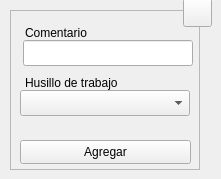
  <widget class="QWidget" name="centralwidget">
   <widget class="QFrame" name="frame">
    <property name="geometry">
     <rect>
      <x>10</x>
      <y>10</y>
      <width>190</width>
      <height>160</height>
     </rect>
    </property>
    <property name="sizePolicy">
     <sizepolicy hsizetype="Fixed" vsizetype="Fixed">
      <horstretch>0</horstretch>
      <verstretch>0</verstretch>
     </sizepolicy>
    </property>
    <property name="minimumSize">
     <size>
      <width>190</width>
      <height>160</height>
     </size>
    </property>
    <property name="maximumSize">
     <size>
      <width>190</width>
      <height>160</height>
     </size>
    </property>
    <property name="frameShape">
     <enum>QFrame::StyledPanel</enum>
    </property>
    <property name="frameShadow">
     <enum>QFrame::Raised</enum>
    </property>
    <widget class="QLineEdit" name="tbx_com">
     <property name="geometry">
      <rect>
       <x>13</x>
       <y>30</y>
       <width>170</width>
       <height>26</height>
      </rect>
     </property>
     <property name="minimumSize">
      <size>
       <width>170</width>
       <height>0</height>
      </size>
     </property>
     <property name="maximumSize">
      <size>
       <width>170</width>
       <height>16777215</height>
      </size>
     </property>
     <property name="toolTip">
      <string>Digite el texto del comentario</string>
     </property>
     <property name="statusTip">
      <string/>
     </property>
     <property name="alignment">
      <set>Qt::AlignCenter</set>
     </property>
     <property name="placeholderText">
      <string/>
     </property>
    </widget>
    <widget class="QLabel" name="lbl_com">
     <property name="enabled">
      <bool>true</bool>
     </property>
     <property name="geometry">
      <rect>
       <x>15</x>
       <y>10</y>
       <width>74</width>
       <height>26</height>
      </rect>
     </property>
     <property name="text">
      <string>Comentario</string>
     </property>
     <property name="buddy">
      <cstring>lbl_com</cstring>
     </property>
    </widget>
    <widget class="QLabel" name="lbl_sde">
     <property name="enabled">
      <bool>true</bool>
     </property>
     <property name="geometry">
      <rect>
       <x>15</x>
       <y>60</y>
       <width>104</width>
       <height>26</height>
      </rect>
     </property>
     <property name="text">
      <string>Husillo de trabajo</string>
     </property>
     <property name="buddy">
      <cstring>lbl_sde</cstring>
     </property>
    </widget>
    <widget class="QComboBox" name="cbx_sde">
     <property name="geometry">
      <rect>
       <x>10</x>
       <y>80</y>
       <width>170</width>
       <height>26</height>
      </rect>
     </property>
     <property name="minimumSize">
      <size>
       <width>170</width>
       <height>26</height>
      </size>
     </property>
     <property name="maximumSize">
      <size>
       <width>170</width>
       <height>16777215</height>
      </size>
     </property>
     <property name="toolTip">
      <string>Seleccione el husillo de trabajo a utilizar</string>
     </property>
    </widget>
    <widget class="QPushButton" name="btn_save">
     <property name="geometry">
      <rect>
       <x>10</x>
       <y>130</y>
       <width>171</width>
       <height>24</height>
      </rect>
     </property>
     <property name="sizePolicy">
      <sizepolicy hsizetype="Expanding" vsizetype="Expanding">
       <horstretch>0</horstretch>
       <verstretch>0</verstretch>
      </sizepolicy>
     </property>
     <property name="minimumSize">
      <size>
       <width>88</width>
       <height>0</height>
      </size>
     </property>
     <property name="toolTip">
      <string>Agregar los datos al programa CNC</string>
     </property>
     <property name="statusTip">
      <string/>
     </property>
     <property name="text">
      <string>Agregar</string>
     </property>
     <property name="shortcut">
      <string>Ctrl+S</string>
     </property>
     <property name="autoDefault">
      <bool>true</bool>
     </property>
    </widget>
    <zorder>tbx_com</zorder>
    <zorder>lbl_com</zorder>
    <zorder>cbx_sde</zorder>
    <zorder>lbl_sde</zorder>
    <zorder>btn_save</zorder>
   </widget>
   <widget class="QToolButton" name="btn_help">
    <property name="geometry">
     <rect>
      <x>183</x>
      <y>-2</y>
      <width>29</width>
      <height>29</height>
     </rect>
    </property>
    <property name="font">
     <font>
      <pointsize>20</pointsize>
      <bold>true</bold>
     </font>
    </property>
    <property name="text">
     <string/>
    </property>
    <property name="icon">
     <iconset resource="../../resources/resources.qrc">
      <normaloff>:/icons/question.png</normaloff>:/icons/question.png</iconset>
    </property>
    <property name="iconSize">
     <size>
      <width>20</width>
      <height>20</height>
     </size>
    </property>
    <property name="shortcut">
     <string>F1</string>
    </property>
   </widget>
  </widget>
